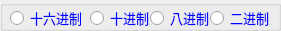
   <widget class="QGroupBox" name="groupBox_2">
    <property name="geometry">
     <rect>
      <x>10</x>
      <y>50</y>
      <width>281</width>
      <height>31</height>
     </rect>
    </property>
    <property name="styleSheet">
     <string notr="true">color: rgb(0, 0, 255);
font: 75 10pt;</string>
    </property>
    <property name="title">
     <string/>
    </property>
    <widget class="QRadioButton" name="radioButton_16">
     <property name="geometry">
      <rect>
       <x>10</x>
       <y>10</y>
       <width>71</width>
       <height>16</height>
      </rect>
     </property>
     <property name="text">
      <string>十六进制</string>
     </property>
    </widget>
    <widget class="QRadioButton" name="radioButton_10">
     <property name="geometry">
      <rect>
       <x>90</x>
       <y>10</y>
       <width>61</width>
       <height>16</height>
      </rect>
     </property>
     <property name="text">
      <string>十进制</string>
     </property>
    </widget>
    <widget class="QRadioButton" name="radioButton_8">
     <property name="geometry">
      <rect>
       <x>150</x>
       <y>10</y>
       <width>61</width>
       <height>16</height>
      </rect>
     </property>
     <property name="text">
      <string>八进制</string>
     </property>
    </widget>
    <widget class="QRadioButton" name="radioButton_2">
     <property name="geometry">
      <rect>
       <x>210</x>
       <y>10</y>
       <width>71</width>
       <height>16</height>
      </rect>
     </property>
     <property name="text">
      <string>二进制</string>
     </property>
    </widget>
   </widget>
